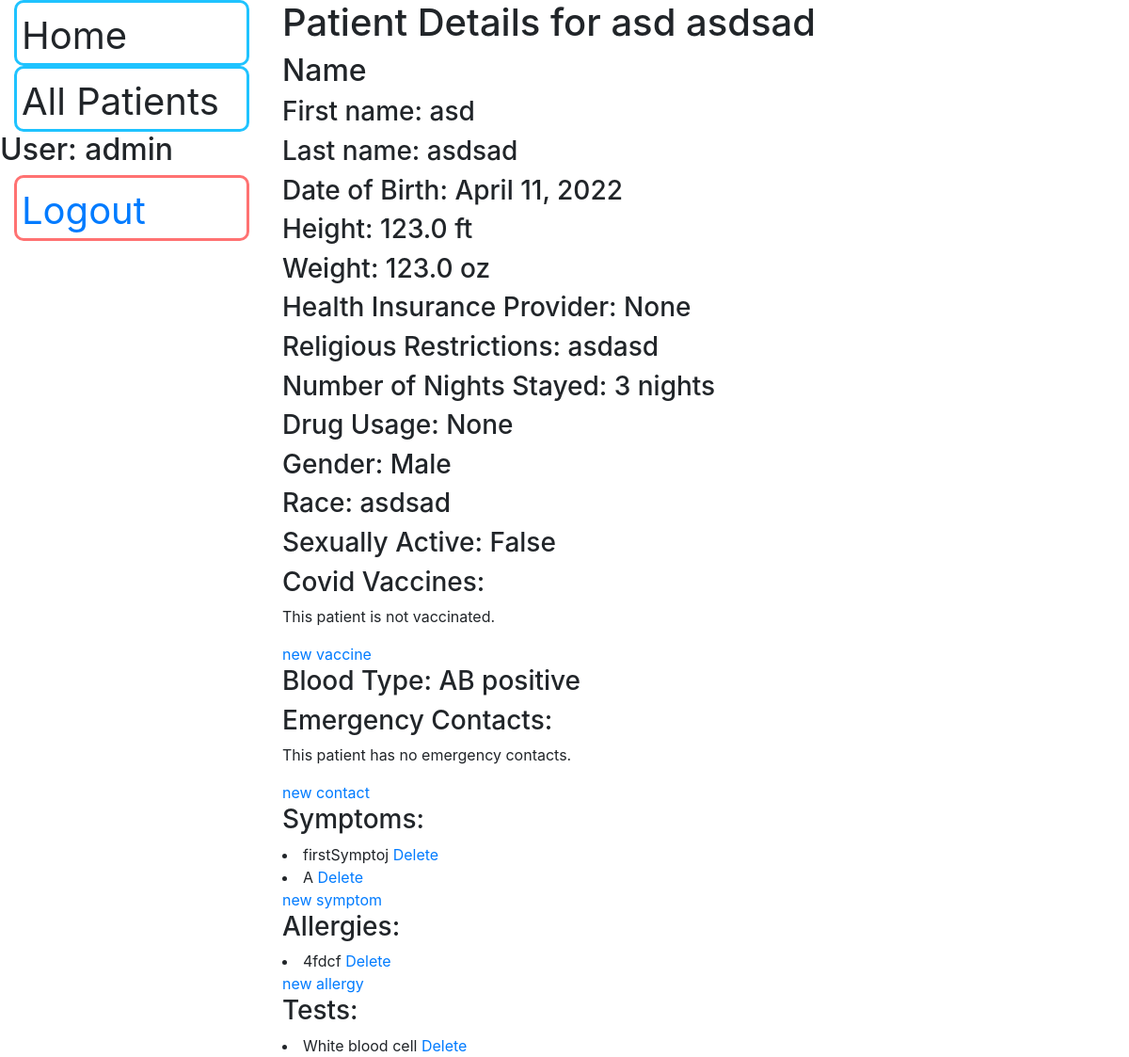
The app's page /staff/patient/2 (signed in), older data.
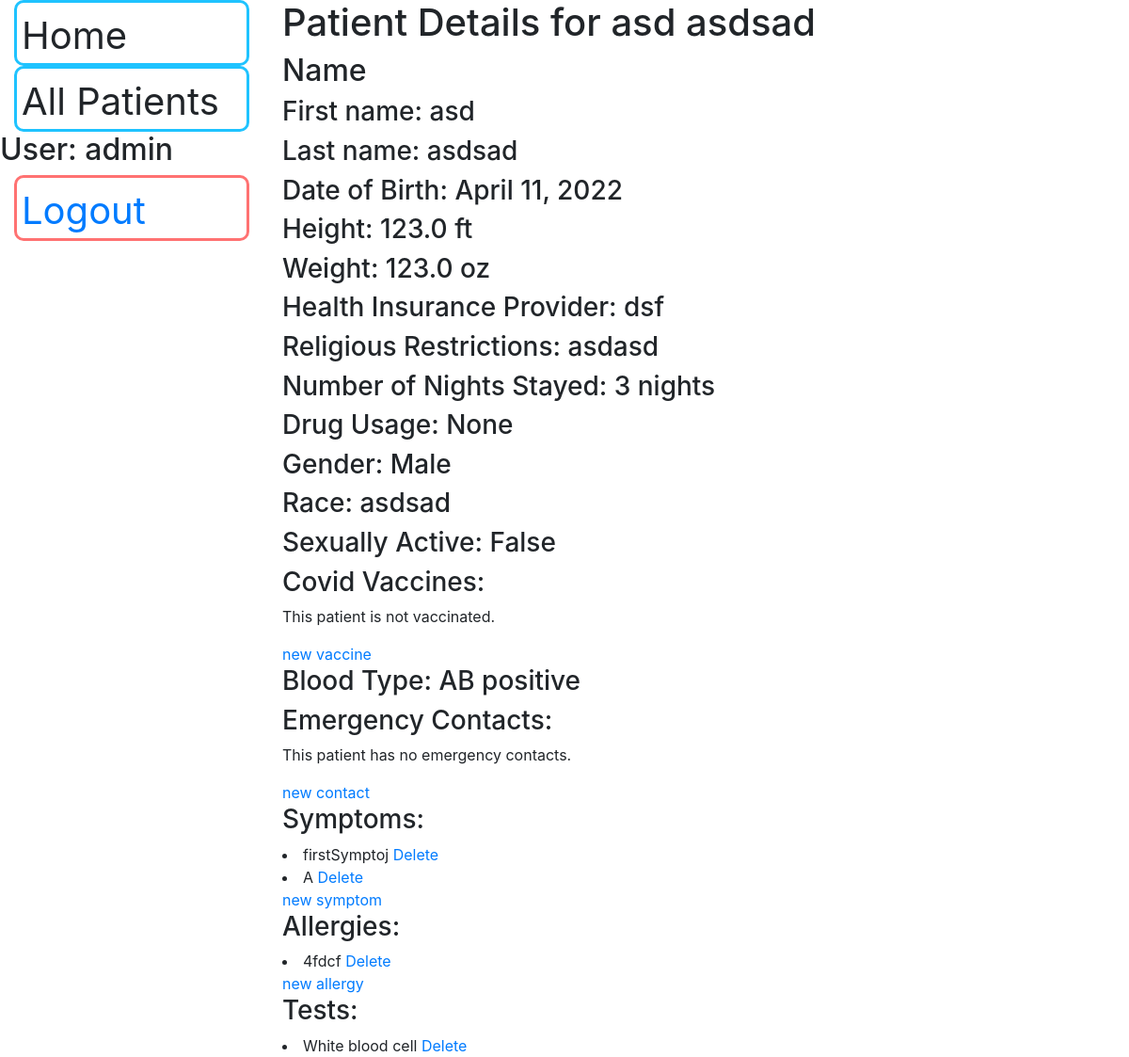
The same page, newer data.
### staff/models.py (models this page shows, shortened)
class Patient(models.Model):
    first_name = models.CharField(max_length=20)
    last_name = models.CharField(max_length=20)
    insurance_provider = models.CharField(max_length=40, null=True)
    primary_doctor_name = models.CharField(max_length=40, null=True)
    date_of_birth = models.DateField(null=True)
    height = models.FloatField(help_text='Height in cm', validators=[MinValueValidator(Decimal('0.01'))])
    weight = models.FloatField(help_text='Weight in kg,', validators=[MinValueValidator(Decimal('0.01'))])
    heart_rate = models.PositiveIntegerField(null=True)
    blood_pressure_upper = models.PositiveIntegerField(null=True)
    blood_pressure_lower = models.PositiveIntegerField(null=True)
    religious_restriction = models.TextField()
    doctor_note = models.TextField(null=True)
    nurse_note = models.TextField(null=True)
    nights_stayed = models.PositiveSmallIntegerField(default=0)
    drug_usage = models.BooleanField(null=True)
    discharge_instructions = models.TextField(null=True)
    gender_options = (
        ('M', 'Male'),
        ('F', 'Female'),
        ('O', 'Other'),
    )
    gender = models.CharField(max_length=1,
                              choices=gender_options,
                              blank=True, )
    race = models.CharField(null=True, max_length=20)
    sexual_active = models.BooleanField(null=True)
    IV = models.BooleanField(null=True)
    blood_type_options = (
        ('1', 'O negative'),
        ('2', 'O positive'),
        ('3', 'A negative'),
        ('4', 'A positive'),
        ('5', 'B negative'),
        ('6', 'B positive'),
        ('7', 'AB negative'),
        ('8', 'AB  positive'),
    )
    blood_type = models.CharField(max_length=1,
                                  choices=blood_type_options,
                                  blank=True,
                                  )
    bill_due_date = models.DateField(null=True, blank=True)
    class Meta:
        permissions = (('doctor', 'Is a doctor'),
                       ('nurse', 'Is a nurse'),
                       ('medical professional', 'Is a nurse or doctor'),
                       ('billing', 'Is at the billing desk'),
                       ('registration', 'is a registrar desk'),
                       ('not billing', 'is not billing'))
        ordering = ['last_name', 'first_name']
    def get_contact_link(self):
        return reverse('new_contact', args=[str(self.id)])
    def get_symptom_link(self):
        return reverse('new_symptom', args=[str(self.id)])
    def get_allergy_link(self):
        return reverse('new_allergy', args=[str(self.id)])
    def get_covid_shot_url(self):
        return reverse('create_covid_shot_form', args=[str(self.id)])

### staff/views.py (the view)
# urls.py: path('patient/<int:pk>', views.patient_view, name='patient-detail'),
@login_required
def patient_view(request, pk):
    patient = Patient.objects.get(pk=pk)
    emergency_contact_list = EmergencyContact.objects.filter(patient=pk)
    symptom_list = Symptom.objects.filter(patient=pk)
    test_list = Test.objects.filter(patient=pk)
    covid_vaccine_list = CovidVaccineShot.objects.filter(patient=pk)
    diagnosis_list = Diagnose.objects.filter(patient=pk)
    medication_list = Medication.objects.filter(patient=pk)
    allergy_list = Allergy.objects.filter(patient=pk)
    context = {'patient': patient,
               'emergency_contact_list': emergency_contact_list,
               'symptom_list': symptom_list,
               'test_list': test_list,
               'covid_vaccine_list': covid_vaccine_list,
               'diagnosis_list': diagnosis_list,
               'medication_list': medication_list,
               'allergy_list': allergy_list
               }
    return render(request, 'staff/patient_detail.html', context)

### staff/models.py (called while the page is built)
    def get_delete_url(self):
        return reverse('symptom-delete', args=[str(self.id)])

    def get_delete_url(self):
        return reverse('allergy-delete', args=[str(self.id)])

    def get_delete_url(self):
        return reverse('test-delete', args=[str(self.id)])

### staff/templates/staff/patient_detail.html (shortened to what this page needs)
{% extends "base_generic.html" %}
{% load auth_extras %}
{% block content %}
<h1>Patient Details for {{ patient.first_name }}{{" "}}{{ patient.last_name }}</h1>
<h2>Name</h2>
<h3>First name: {{ patient.first_name }}</h3>
<h3>Last name: {{ patient.last_name }}</h3>
<h3>Date of Birth: {{ patient.date_of_birth }}</h3>
{% if not request.user|has_group:'billing' %}
<h3>Height: {{ patient.height }} ft</h3>
<h3>Weight: {{ patient.weight }} oz</h3>
<h3>Health Insurance Provider: {{ patient.insurance_provider }}</h3>
<h3>Religious Restrictions: {{ patient.religious_restriction }}</h3>
<h3>Number of Nights Stayed: {{ patient.nights_stayed }} nights</h3>
<h3>Drug Usage: {{ patient.drug_usage }}</h3>
<h3>Gender: {{ patient.get_gender_display }}</h3>
<h3>Race: {{ patient.race }}</h3>
<h3>Sexually Active: {{ patient.sexual_active }}</h3>
<h3>Covid Vaccines: </h3>
{% if covid_vaccine_list %}
{% for vaccine in covid_vaccine_list %}
<li>
    <a>Brand: {{vaccine.get_brand_display}}</a>
    <a>Date Recieved: {{vaccine.date_received}}</a>
    <a href={{vaccine.get_delete_url}}>Delete</a>
</li>
{%  endfor %}
{% else %}
<p>This patient is not vaccinated.</p>
{% endif %}
<a href={{patient.get_covid_shot_url}}>new vaccine</a>
<br>
<h3>Blood Type: {{ patient.get_blood_type_display }}</h3>
<h3>Emergency Contacts: </h3>
{% if emergency_contact_list %}
{% for contact in emergency_contact_list %}
<li>
    <a>Name: {{contact.first_name}} {{contact.last_name}} Phone number: {{contact.phone_number}}</a>
    <a href={{contact.get_delete_url}}>Delete</a>
</li>
{%  endfor %}
{% else %}
<p>This patient has no emergency contacts.</p>
{% endif %}
<a href={{patient.get_contact_link}}>new contact</a>
<h3>Symptoms: </h3>
{% if symptom_list %}
{% for symptom in symptom_list %}
<li>
    <a>{{symptom.symptom}}</a>
    <a href={{symptom.get_delete_url}}>Delete</a>
</li>
{%  endfor %}
{% else %}
<p>This patient has no symptoms.</p>
{% endif %}
<a href={{patient.get_symptom_link}}>new symptom</a>
<h3>Allergies: </h3>
{% if allergy_list %}
{% for allergy in allergy_list %}
<li>
    <a>{{allergy.allergy}}</a>
    <a href={{allergy.get_delete_url}}>Delete</a>
</li>
{%  endfor %}
{% else %}
<p>This patient has no allergies.</p>
{% endif %}
<a href={{patient.get_allergy_link}}>new allergy</a>
<h3>Tests: </h3>
{% if test_list %}
{% for test in test_list %}
<li>
    <a>{{test.get_test_display}} </a>
    <a href={{test.get_delete_url}}>Delete</a>
</li>
{%  endfor %}
{% else %}
<p>This patient has no tests.</p>
{% endif %}
{% endif %}
{% endblock %}

Row changes from the older to the newer data that the page shows:
changed Patient "asd": insurance_provider "None" → "dsf"
